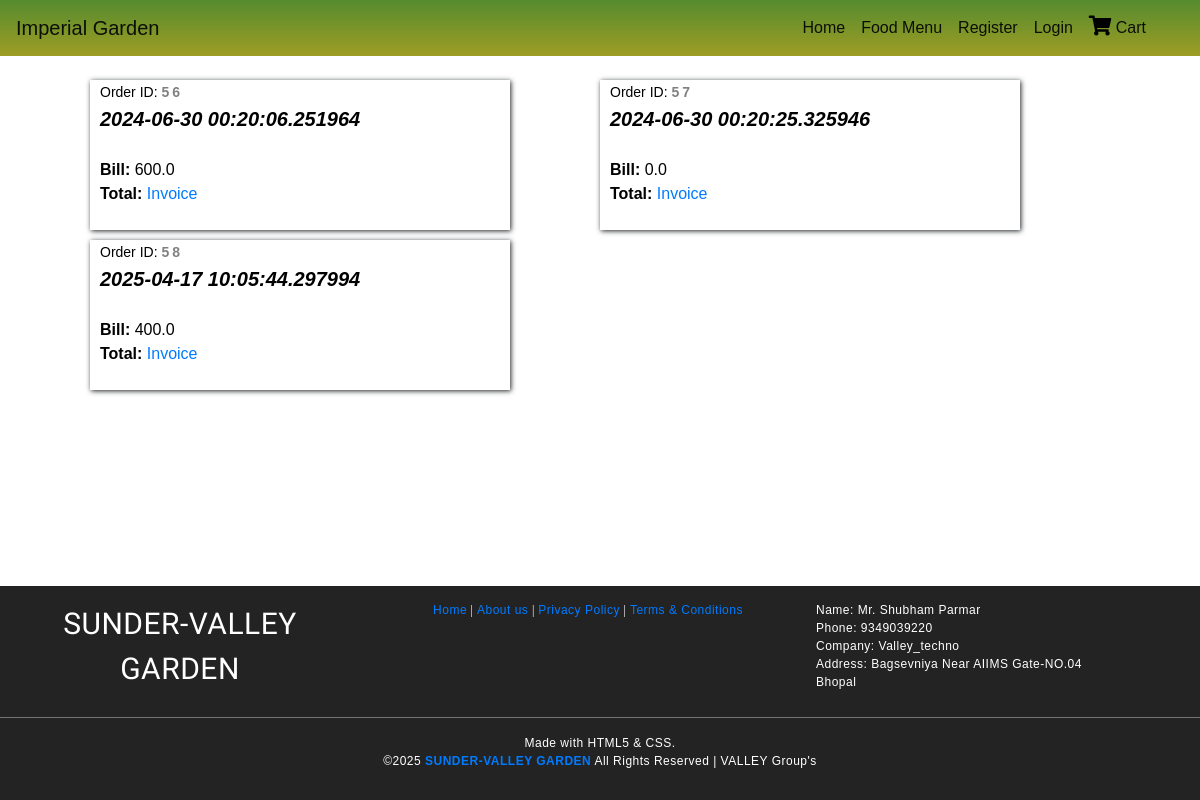
The page /orders on the database its author committed.
### foodapp/models.py (models this page shows)
class Order(models.Model):
	OrderId   = models.AutoField(primary_key=True)
	CustEmail = models.CharField(max_length=30)
	OrderDate = models.CharField(max_length=40)
	TotalBill = models.FloatField(max_length=50)
	class Meta:
		db_table = "FP_Order"

### foodapp/views.py (the view)
# urls.py: path('orders',views.getorder),
def getorder(request):
	orders = Order.objects.all()
	return render(request,'orderlist.html',{'orderlist':orders})

### Templates/foodapp/orderlist.html (shortened to what this page needs)
<!DOCTYPE html>
<html lang="en" dir="ltr">
  <head>
	{% load static %}
    <link rel="stylesheet" type="text/css" href="{% static 'css/imperial_style.css' %}">
    <link rel="stylesheet" type="text/css" href="{% static 'css/master.css' %}">
    <link rel="stylesheet" href="path/to/font-awesome/css/font-awesome.min.css">
    <link rel="stylesheet" href="https://use.fontawesome.com/releases/v5.7.2/css/all.css">
    <link rel="stylesheet" href="https://use.fontawesome.com/releases/v5.3.1/css/all.css">
    <link rel="stylesheet" href="https://stackpath.bootstrapcdn.com/bootstrap/4.4.1/css/bootstrap.min.css">
  </head>
  <body style="background-image: none;">
    <nav class="navbar navbar-expand-lg navbar-light" style="position: fixed;width:100%;background-image: linear-gradient(180deg, rgba(85,139,47 ,1), rgba(158,157,36 ,1));">
      <a class="navbar-brand" href="#">Imperial Garden</a>
      <div class="collapse navbar-collapse" id="navbarSupportedContent">
        <ul class="navbar-nav" style="margin-left:auto!important;margin-right:30px;">
          <li class="nav-item active">
            <a class="nav-link" href="home">Home <span class="sr-only">(current)</span></a>
          </li>
          <li class="nav-item active">
            <a class="nav-link" href="allfood">Food Menu <span class="sr-only">(current)</span></a>
          </li>
          {% if request.session.CustId is None and request.session.AdminId is None %}
          <li class="nav-item active">
            <a class="nav-link" href="addcustomer">Register <span class="sr-only">(current)</span></a>
          </li>
          {% endif %}
          {% if request.session.CustId is None and request.session.AdminId is None %}
          <li class="nav-item active">
            <a class="nav-link" href="login">Login <span class="sr-only">(current)</span></a>
          </li>
          {% endif %}
          {% if request.session.CustId is not None or request.session.AdminId is None %}
          <li class="nav-item active">
            <a class="nav-link" href="allcart"><i class="fas fa-shopping-cart" style="font-size:20px;color:black;"></i> Cart <span class="sr-only">(current)</span></a>
          </li>
          {% endif %}
        </ul>
      </div>
    </nav>
    <main style="margin-top:80px;">
      <form action="placeorder" method="post">
{% for o in orderlist %}
      <div class="" style="position: static;width:35%;height:150px;margin-left: 7.5%;float:left;box-shadow:1px 1px 5px;margin-bottom:10px;">
        <span style="color:black;float:left;margin-left:10px;"><span style="font-size:14px;">Order ID: <b style="letter-spacing: 3px;color: grey;">{{o.OrderId}}</b></span><br /><b style="font-size:20px;"><i>{{o.OrderDate}}</i></b><br/>
<br />
<tr>
<td><b>Bill:  </b></td><td>{{o.TotalBill}}</td><br /><td><b>Total:  </b></td><td id="tlp" style="color:black;"></td>
</tr><a href="#">Invoice</a>
      </span>
      </div>
      {% endfor %}
    </form>
    </main>
    <footer>
      <div class="foot-con">
        <div class="fo-cont-1">
            SUNDER-VALLEY<br />GARDEN
        </div>
        <div class="fo-cont-2">
          <a href="#">Home</a> |
            <a href="#">About us</a> |
              <a href="#">Privacy Policy</a> |
                <a href="#">Terms & Conditions</a>
        </div>
        <div class="fo-cont-3">
          Name:	Mr. Shubham Parmar<br />
          Phone:	9349039220<br />
          Company:	Valley_techno<br />
          Address: Bagsevniya Near AIIMS Gate-NO.04<br>Bhopal
        </div>
      </div><hr style="background-color: grey;"/>Made with HTML5 & CSS.<br />
      ©<script type='text/javascript'>var creditsyear = new Date();document.write(creditsyear.getFullYear());</script> <a href="#"><b>SUNDER-VALLEY GARDEN</b></a> All Rights Reserved | VALLEY Group's
    </footer>
  </body>
</html>

### foodapp/static/css/imperial_style.css (style rules this page uses)
* { margin: 0; padding: 0; font-family: sans-serif; box-sizing: border-box; text-decoration: none; }
a { color: red; }
body { background-image: url("/static/images/white.jpg"); }
footer { margin-top: 10px; padding-top: 15px; padding-bottom: 30px; background-color: #232323; color: white; font-family: sans-serif; font-size:12px; font-weight: normal; letter-spacing: 0.5px; text-align: center; flex-shrink: 0; }
.foot-con { width: 100%; height: 100px; overflow: hidden; }
.fo-cont-1 { width:30%; float: left; text-align: center; font-size: 30px; font-weight: normal; color: ; font-family: 'Bevan', cursive; overflow: hidden; }
.fo-cont-2 { width:38%; float: left; font-size: 12px; text-align: center; font-weight: normal; color: ; font-family: 'Ultra', serif; overflow: hidden; }
.fo-cont-3 { width:30%; float: left; font-size: 12px; text-align: left; }

### foodapp/static/css/master.css (style rules this page uses)
* { margin: 0; padding: 0; font-family: sans-serif; box-sizing: border-box; text-decoration: none; }
body { background-image: url("/static/images/mainscreen4.jpg"); height: 100vh; max-width: 100%; background-size: cover; background-repeat: no-repeat; background-attachment: fixed; background-position: 50% 100%; display: grid; grid-template-rows: 1fr auto; }
main { margin-top: 50px; flex: 1 0 auto; }
footer { margin-top: 10px; padding-top: 15px; padding-bottom: 30px; background-color: #232323; color: white; font-family: sans-serif; font-size:12px; font-weight: normal; letter-spacing: 0.5px; text-align: center; flex-shrink: 0; }
.foot-con { width: 100%; height: 100px; overflow: hidden; }
.fo-cont-1 { width:30%; float: left; text-align: center; font-size: 30px; font-weight: normal; color: ; font-family: 'Bevan', cursive; overflow: hidden; }
.fo-cont-2 { width:38%; float: left; font-size: 12px; text-align: center; font-weight: normal; color: ; font-family: 'Ultra', serif; overflow: hidden; }
.fo-cont-3 { width:30%; float: left; font-size: 12px; text-align: left; }

### rows shown on the page
Order: OrderId "56", OrderDate "2024-06-30 00:20:06.251964", TotalBill "600.0"
Order: OrderId "57", OrderDate "2024-06-30 00:20:25.325946", TotalBill "0.0"
Order: OrderId "58", OrderDate "2025-04-17 10:05:44.297994", TotalBill "400.0"
